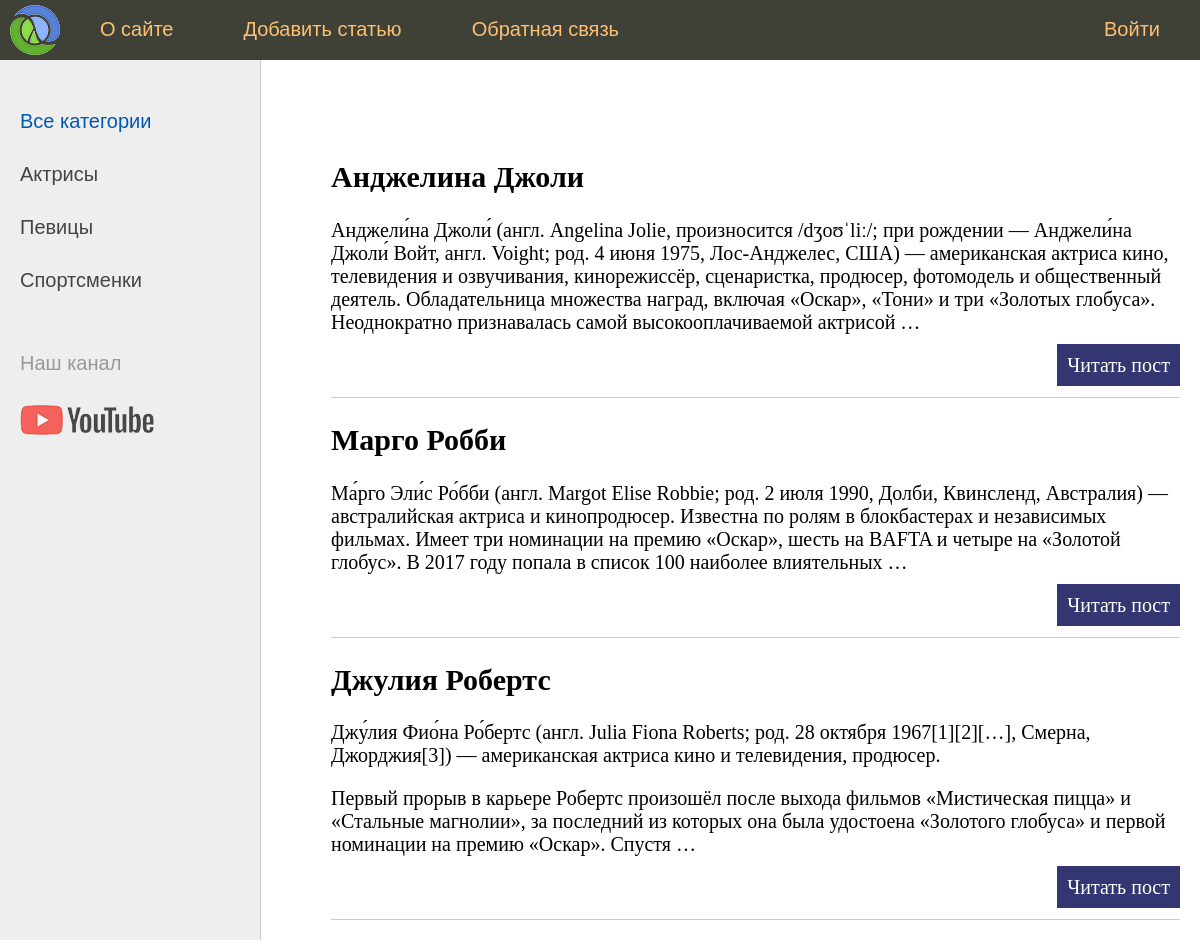
The page / on the database its author committed.
### women/models.py (models this page shows, shortened)
class Women(models.Model):
    title = models.CharField(max_length=255)
    content = models.TextField(blank=True)
    photo = models.ImageField(upload_to="photos/%Y/%m/%d/")
    time_create = models.DateTimeField(auto_now_add=True)
    time_update = models.DateTimeField(auto_now=True)
    is_published = models.BooleanField(default=True)
    cat = models.ForeignKey('Category', on_delete=models.PROTECT, null=True)
    def get_absolute_url(self):
        return reverse('post', kwargs={'post_id': self.pk})

### women/views.py (the view)
# urls.py: path('', index, name='home'),
def index(request):
    posts = Women.objects.all()
    cats = Category.objects.all()
    context = {
        'posts': posts,
        'cats': cats,
        'menu': menu,
        'title': 'Главная страница',
        'cat_selected': 0,
    }
    return render(request, 'women/index.html', context=context)

### women/templates/women/index.html (shortened to what this page needs)
{% extends 'women/base.html' %}
{% block content %}
<ul class="list-articles">
    {% for p in posts %}
    <li><h2>{{p.title}}</h2>
        <p>{{p.content|linebreaks|truncatewords:50}}</p>
        <p class="link-read-post"><a href="{{ p.get_absolute_url }}">Читать пост</a></p>
    </li>
    {% endfor %}
</ul>
{% endblock %}

### women/templates/women/base.html (shortened to what this page needs)
{% load static %}
<!DOCTYPE html>
<html>
<head>
    <link type="text/css" href="{% static 'women/css/styles.css' %}" rel="stylesheet"/>
</head>
<body>
<table class="table-page" border=0 cellpadding="0" cellspacing="0">
    <tr>
        <td valign=top>
            {% block mainmenu %}
            <div class="header">
                <ul id="mainmenu" class="mainmenu">
                    <li class="logo"><a href="{% url 'home' %}">
                        <div class="logo"></div>
                    </a></li>
                    {% for m in menu %}
                    {% if not forloop.last %}
                    <li><a href="{% url m.url_name %}">{{m.title}}</a></Li>
                    {% else %}
                    <li class="last"><a href="{% url m.url_name %}">{{m.title}}</a></li>
                    {% endif %}
                    {% endfor %}
                </ul>
            </div>
            {% endblock mainmenu %}
            <table class="table-content" border=0 cellpadding="0" cellspacing="0">
                <tr>
                    <td valign="top" class="left-chapters">
                        <ul id="leftchapters">
                            <li class="selected">Все категории</li>
                            <li><a href="#">Актрисы</a></li>
                            <li><a href="#">Певицы</a></li>
                            <li><a href="#">Спортсменки</a></li>
                            <li class="share">
                                <p>Наш канал</p>
                                <a class="share-yt"
                                   href="https://www.youtube.com/channel/"></a>
                            </li>
                        </ul>
                    </td>
                    <td valign="top" class="content">
                        <div class="content-text">
                            {% block content %}
                            {% endblock %}
                        </div>
                    </td>
                </tr>
            </table>
        </td>
    </tr>
</body>
</html>

### women/static/women/css/styles.css (style rules this page uses)
html, body { font-family: 'Arial'; margin: 0; padding: 0; height: 100%; width: 100%; color: #444; }
a { color: #0059b2; text-decoration: none; }
p.link-read-post { text-align: right; }
p.link-read-post a { padding: 10px; min-width: 100px; background: #333671; color: #fff; text-decoration: none; }
ul.list-articles { list-style: none; margin: 0; padding: 0; }
ul.list-articles li { border-bottom: 1px solid #ccc; }
.table-page { width: 100%; height: 100%; vertical-align: top; }
.table-page tr { height: 100%; }
.header { background: #3F4137; height: 60px; }
.logo { background: url('../images/logo.png') no-repeat 10px 5px; width: 70px; height: 60px; }
ul.mainmenu { list-style: none; margin: 0; padding: 0; height: 60px; color: #fdc073; font-size: 20px; overflow: hidden; }
ul.mainmenu li { float: left; margin: 18px 40px 0 30px; }
ul.mainmenu li.logo { margin: 0; }
ul.mainmenu li.last { float: right; }
ul.mainmenu li a { color: #fdc073; text-decoration: none; }
.table-content { width: 100%; min-height: 100%; height: 100%; }
.left-chapters { margin: 0; background: #eee; border-right: 1px solid #ccc; min-height: 100%; }
.left-chapters ul { width: 230px; min-height: 100%; margin: 0; padding: 20px 10px 10px 20px; list-style: none; font-size: 20px; }
.left-chapters ul li { margin: 30px 0 0 0; color: #999; }
.left-chapters ul li.selected { color: #0059b2; }
.left-chapters ul li a { color: #444; text-decoration: none; }
.left-chapters ul li.share { margin: 60px 0 0 0; }
.left-chapters ul li.share p { margin: 30px 0 30px 0; }
.left-chapters ul li.share a { display: inline-block; width: 40px; height: 40px; margin: 0 20px 0 0; }
.left-chapters ul li.share a.share-yt { width: 100%; height: 30px; background: url('../images/share_yt.png') no-repeat 0 0 }
.content { padding: 40px 20px 20px 40px; width: 100%; box-sizing: border-box; }
.content-text { margin: 60px 0 0 30px; color: #000; font-size: 20px; font-family: Yandex Sans Display Light; }

### rows shown on the page
Women: title "Анджелина Джоли", content "Анджели́на Джоли́ (англ. Angelina Jolie, произносится /dʒoʊˈliː/; при рождении — Анджели́на Джоли́ Войт, англ. Voight; род. 4 июня 1975, Лос-Анджелес, США) — американская актриса кино, телевидения и озвучивания, кинорежиссёр, сценаристка, продюсер, фотомодель и общественный деятель. Обладательница множества наград, включая «Оскар», «Тони» и три «Золотых глобуса». Неоднократно признавалась самой высокооплачиваемой актрисой …"
Women: title "Марго Робби", content "Ма́рго Эли́с Ро́бби (англ. Margot Elise Robbie; род. 2 июля 1990, Долби, Квинсленд, Австралия) — австралийская актриса и кинопродюсер. Известна по ролям в блокбастерах и независимых фильмах. Имеет три номинации на премию «Оскар», шесть на BAFTA и четыре на «Золотой глобус». В 2017 году попала в список 100 наиболее влиятельных …"
Women: title "Джулия Робертс", content "Джу́лия Фио́на Ро́бертс (англ. Julia Fiona Roberts; род. 28 октября 1967[1][2][…], Смерна, Джорджия[3]) — американская актриса кино и телевидения, продюсер. Первый прорыв в карьере Робертс произошёл после выхода фильмов «Мистическая пицца» и «Стальные магнолии», за последний из которых она была удостоена «Золотого глобуса» и первой номинации на премию «Оскар». Спустя …"

### other values the page prints
{{ m.title }} "О сайте" "Добавить статью" "Обратная связь"
{{ m.title }} "Войти"
